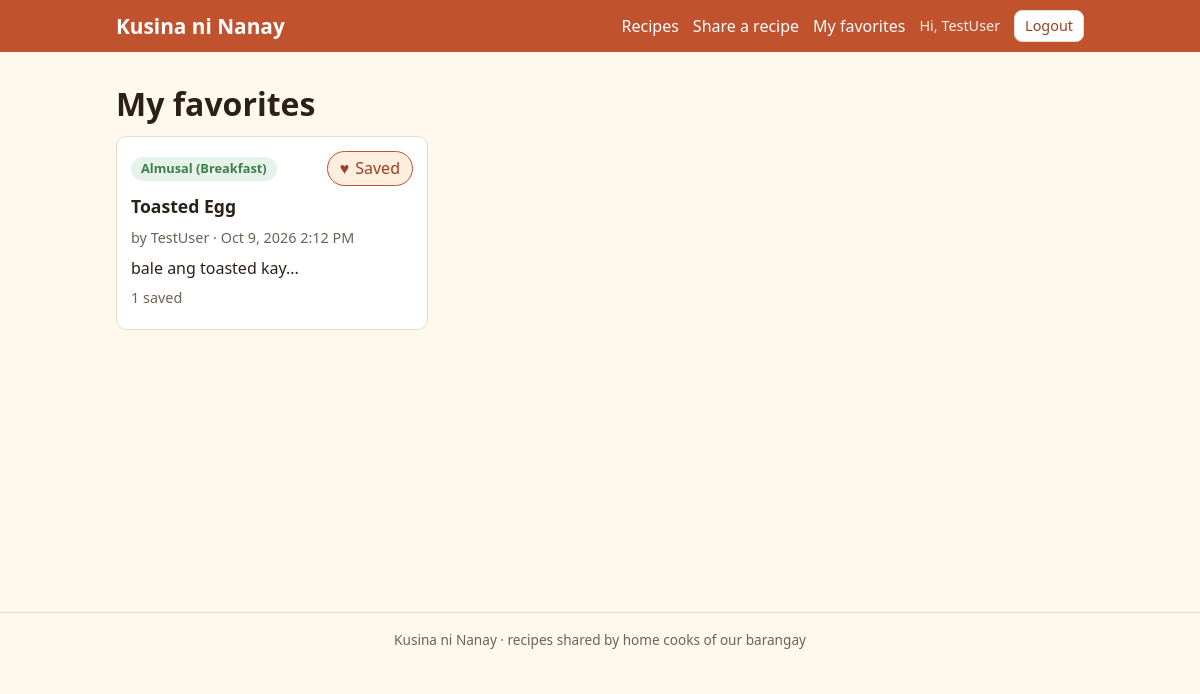
The page /favorites.php (signed in) on the database its author committed.
### tables this page shows
CREATE TABLE `recipes` (
  `id` int(10) UNSIGNED NOT NULL,
  `user_id` int(10) UNSIGNED NOT NULL,
  `category_id` int(10) UNSIGNED NOT NULL,
  `title` varchar(120) NOT NULL,
  `description` varchar(500) NOT NULL,
  `steps` text NOT NULL,
  `created_at` datetime NOT NULL DEFAULT current_timestamp(),
  `edited_at` datetime DEFAULT NULL
);

CREATE TABLE `categories` (
  `id` int(10) UNSIGNED NOT NULL,
  `name` varchar(60) NOT NULL
);

CREATE TABLE `users` (
  `id` int(10) UNSIGNED NOT NULL,
  `name` varchar(100) NOT NULL,
  `email` varchar(255) NOT NULL,
  `password` varchar(255) NOT NULL,
  `created_at` datetime NOT NULL DEFAULT current_timestamp()
);

### bootstrap.php (called while the page is built, shortened)
<?php
require_once __DIR__ . '/db.php';
spl_autoload_register(function ($class) {
    $file = __DIR__ . '/classes/' . $class . '.php';
});
function e($value): string
{
    return htmlspecialchars((string)$value, ENT_QUOTES, 'UTF-8');
}
function show_date($datetime): string
{
    return date('M j, Y g:i A', strtotime((string)$datetime));
}

### db.php (called while the page is built, shortened)
<?php
class Database
{
    private static $pdo = null;
    public static function connect(): PDO
    {
        if (self::$pdo === null) {
            self::$pdo = new PDO(
                'mysql:host=127.0.0.1;port=3306;dbname=recipe_hub;charset=utf8mb4',
                'root',
                '',
                [
                    PDO::ATTR_ERRMODE => PDO::ERRMODE_EXCEPTION,
                    PDO::ATTR_DEFAULT_FETCH_MODE => PDO::FETCH_ASSOC,
                    PDO::ATTR_EMULATE_PREPARES => false,
                ]
            );
        }
        return self::$pdo;
    }
}

### classes/Auth.php (called while the page is built, shortened)
<?php
class Auth
{
    public static function id(): int
    {
        return (int)($_SESSION['user_id'] ?? 0);
    }
}

### classes/RecipeRepository.php (called while the page is built, shortened)
<?php
class RecipeRepository
{
    private $db;
    public function __construct(PDO $db)
    {
        $this->db = $db;
    }
    private function baseSql(): string
    {
        return 'SELECT r.id, r.user_id, r.category_id, r.title, r.description, r.steps,
                       r.created_at, r.edited_at,
                       u.name AS author, c.name AS category,
                       (SELECT COUNT(*) FROM favorites f WHERE f.recipe_id = r.id) AS saves,
                       EXISTS (SELECT 1 FROM favorites f2
                               WHERE f2.recipe_id = r.id AND f2.user_id = :me) AS is_fav
                FROM recipes r
                INNER JOIN users u ON u.id = r.user_id
                INNER JOIN categories c ON c.id = r.category_id';
    }
    public function favoritesOf(int $userId): array
    {
        $sql = $this->baseSql() . '
                INNER JOIN favorites mine ON mine.recipe_id = r.id AND mine.user_id = :mine
                ORDER BY mine.created_at DESC, r.id DESC';
        $stmt = $this->db->prepare($sql);
        $stmt->execute(['me' => $userId, 'mine' => $userId]);
        return $stmt->fetchAll();
    }
}

### partials/recipe-card.php (the view, shortened to what this page needs)
<article class="card recipe-card" data-recipe-card>
  <div class="card-top">
    <span class="tag"><?= e($r['category']) ?></span>
    <button type="button" class="fav-btn<?= $r['is_fav'] ? ' is-on' : '' ?>"
            data-recipe-id="<?= (int)$r['id'] ?>"
            aria-pressed="<?= $r['is_fav'] ? 'true' : 'false' ?>"
            title="Save to favorites">
      <span class="fav-icon" aria-hidden="true"><?= $r['is_fav'] ? '&#9829;' : '&#9825;' ?></span>
      <span class="fav-label"><?= $r['is_fav'] ? 'Saved' : 'Save' ?></span>
    </button>
  </div>
  <h3><a href="recipe.php?id=<?= (int)$r['id'] ?>"><?= e($r['title']) ?></a></h3>
  <p class="muted">by <?= e($r['author']) ?> &middot; <?= e(show_date($r['created_at'])) ?>
    <?php if ($r['edited_at']): ?>(edited <?= e(show_date($r['edited_at'])) ?>)<?php endif; ?></p>
  <p><?= e($r['description']) ?></p>
  <p class="muted"><span class="save-count" data-recipe-id="<?= (int)$r['id'] ?>"><?= (int)$r['saves'] ?></span> saved</p>
</article>

### favorites.php (shortened to what this page needs)
<?php
require __DIR__ . '/bootstrap.php';
$recipes = new RecipeRepository(Database::connect());
$results = $recipes->favoritesOf(Auth::id());
require __DIR__ . '/partials/header.php';
?>
<h1>My favorites</h1>
<div class="grid" id="favorites-grid" data-remove-on-unfav="1">
  <?php foreach ($results as $r): ?>
    <?php require __DIR__ . '/partials/recipe-card.php'; ?>
  <?php endforeach; ?>
</div>
<?php require __DIR__ . '/partials/footer.php'; ?>

### assets/css/style.css (style rules this page uses)
:root { --cream: #fff8ec; --paper: #ffffff; --ink: #2b2118; --muted: #6e6257; --terracotta: #c0522d; --terracotta-dark: #9d3f20; --leaf: #3f7d4e; --line: #eadcc6; --danger: #b3261e; --radius: 10px; }
* { box-sizing: border-box; }
body { margin: 0; font-family: "Segoe UI", Tahoma, Arial, sans-serif; line-height: 1.55; color: var(--ink); background: var(--cream); }
h1 { font-size: 1.6rem; margin: 0.4em 0; line-height: 1.2; }
h3 { font-size: 1.1rem; margin: 0.4em 0; }
a { color: var(--terracotta-dark); }
.muted { color: var(--muted); font-size: 0.9rem; }
.grid { display: grid; grid-template-columns: repeat(auto-fill, minmax(260px, 1fr)); gap: 16px; }
.card { background: var(--paper); border: 1px solid var(--line); border-radius: var(--radius); padding: 14px; }
.card p { margin: 0.4em 0; }
.card-top { display: flex; align-items: center; justify-content: space-between; gap: 8px; }
.recipe-card h3 a { color: var(--ink); text-decoration: none; }
.tag { display: inline-block; background: #e6f3e8; color: var(--leaf); border-radius: 999px; padding: 2px 10px; font-size: 0.8rem; font-weight: 600; }
.fav-btn { display: inline-flex; align-items: center; gap: 6px; background: #fff; border: 1px solid var(--line); border-radius: 999px; padding: 4px 12px; font: inherit; cursor: pointer; color: var(--muted); }
.fav-btn.is-on { color: var(--terracotta-dark); border-color: var(--terracotta); background: #fdeede; }
@media (min-width: 640px) { h1 { font-size: 2rem; } }

### rows shown on the page
recipes: category.name "Almusal (Breakfast)", title "Toasted Egg", user.name "TestUser", created_at "Oct 9, 2026 2:12 PM", description "bale ang toasted kay...", saves "1"

### other values the page prints
Auth::name() "TestUser"
